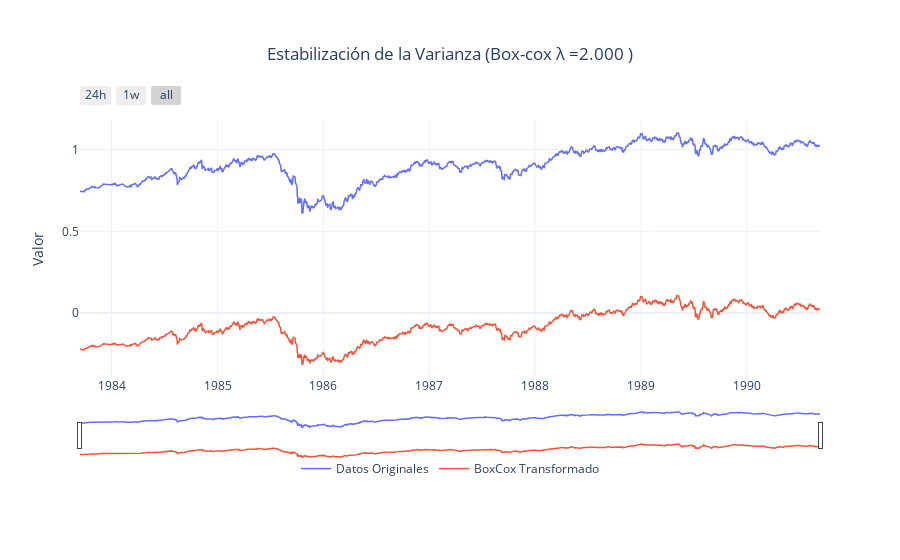

Write notebook code for a chart like this one.
### Code cell
# Traer la variable transformada de vuelta a Python
df['BoxCox_Consumo'] = %R df_r$BoxCox_Consumo
lambda_r = %R Lambda_est

plot_(f'Estabilización de la Varianza (Box-cox λ ={lambda_r[0]:.3f} )', 
      (df.index, df["Consumo"], "Datos Originales"),
      (df.index, df["BoxCox_Consumo"], "BoxCox Transformado"))

### Figure 1 — Plotly figure (JSON) as saved in the notebook; plotly's stock layout.template omitted (floating-point values rounded to 4 significant figures; data arrays with more than 128 entries replaced by an {"elided": "..."} marker saying what was removed)
{"data": [{"line": {"width": 1.5}, "mode": "lines", "name": "Datos Originales", "type": "scatter", "x": {"elided": "1825 str values"}, "y": {"elided": "1825 float values"}}, {"line": {"width": 1.5}, "mode": "lines", "name": "BoxCox Transformado", "type": "scatter", "x": {"elided": "1825 str values"}, "y": {"elided": "1825 float values"}}], "layout": {"legend": {"orientation": "h", "x": 0.5, "xanchor": "center", "y": -0.3, "yanchor": "top"}, "margin": {"b": 100, "t": 120}, "title": {"text": "Estabilización de la Varianza (Box-cox λ =2.000 )", "x": 0.5, "xanchor": "center"}, "xaxis": {"rangeselector": {"buttons": [{"count": 24, "label": "24h", "step": "hour", "stepmode": "backward"}, {"count": 7, "label": "1w", "step": "day", "stepmode": "backward"}, {"step": "all"}], "x": 0, "y": 1.05}, "rangeslider": {"visible": true}, "type": "date"}, "yaxis": {"autorange": true, "title": {"text": "Valor"}}}}
